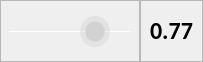
                        <widget class="QWidget" name="widget_12" native="true">
                         <property name="maximumSize">
                          <size>
                           <width>16777215</width>
                           <height>50</height>
                          </size>
                         </property>
                         <layout class="QHBoxLayout" name="horizontalLayout_19">
                          <property name="spacing">
                           <number>0</number>
                          </property>
                          <property name="leftMargin">
                           <number>0</number>
                          </property>
                          <property name="topMargin">
                           <number>0</number>
                          </property>
                          <property name="rightMargin">
                           <number>0</number>
                          </property>
                          <property name="bottomMargin">
                           <number>0</number>
                          </property>
                          <item>
                           <widget class="QFrame" name="frame_13">
                            <property name="minimumSize">
                             <size>
                              <width>140</width>
                              <height>0</height>
                             </size>
                            </property>
                            <property name="maximumSize">
                             <size>
                              <width>140</width>
                              <height>16777215</height>
                             </size>
                            </property>
                            <property name="frameShape">
                             <enum>QFrame::StyledPanel</enum>
                            </property>
                            <property name="frameShadow">
                             <enum>QFrame::Raised</enum>
                            </property>
                            <layout class="QVBoxLayout" name="verticalLayout_16">
                             <property name="spacing">
                              <number>0</number>
                             </property>
                             <property name="leftMargin">
                              <number>0</number>
                             </property>
                             <property name="topMargin">
                              <number>0</number>
                             </property>
                             <property name="rightMargin">
                              <number>0</number>
                             </property>
                             <property name="bottomMargin">
                              <number>0</number>
                             </property>
                             <item alignment="Qt::AlignHCenter">
                              <widget class="QSlider" name="cursor_mask">
                               <property name="minimumSize">
                                <size>
                                 <width>122</width>
                                 <height>60</height>
                                </size>
                               </property>
                               <property name="styleSheet">
                                <string notr="true">QSlider:horizontal {
    min-height: 60px;
}
QSlider::groove:horizontal {
    height: 1px;
    background: white; 
}
QSlider::handle:horizontal {
    width: 30px;
    margin-top: -15px;
    margin-bottom: -15px;
    border-radius: 15px;
    background: qradialgradient(spread:reflect, cx:0.5, cy:0.5, radius:0.5, fx:0.5, fy:0.5, stop:0.6 rgba(210, 210, 210, 255), stop:0.7 rgba(210, 210, 210, 100));
}
QSlider::handle:horizontal:hover {
    background: qradialgradient(spread:reflect, cx:0.5, cy:0.5, radius:0.5, fx:0.5, fy:0.5, stop:0.6 rgba(255, 255, 255, 255), stop:0.7 rgba(255, 255, 255, 100));
}</string>
                               </property>
                               <property name="maximum">
                                <number>100</number>
                               </property>
                               <property name="singleStep">
                                <number>0</number>
                               </property>
                               <property name="value">
                                <number>77</number>
                               </property>
                               <property name="orientation">
                                <enum>Qt::Horizontal</enum>
                               </property>
                              </widget>
                             </item>
                            </layout>
                           </widget>
                          </item>
                          <item>
                           <widget class="QFrame" name="frame_21">
                            <property name="frameShape">
                             <enum>QFrame::StyledPanel</enum>
                            </property>
                            <property name="frameShadow">
                             <enum>QFrame::Raised</enum>
                            </property>
                            <layout class="QGridLayout" name="gridLayout_7">
                             <item row="0" column="0" alignment="Qt::AlignHCenter">
                              <widget class="QLabel" name="cursor_mask_label">
                               <property name="font">
                                <font>
                                 <family>Calibri</family>
                                 <pointsize>18</pointsize>
                                 <weight>75</weight>
                                 <bold>true</bold>
                                </font>
                               </property>
                               <property name="styleSheet">
                                <string notr="true">color: rgb(0, 0, 0);
</string>
                               </property>
                               <property name="text">
                                <string>0.77</string>
                               </property>
                               <property name="alignment">
                                <set>Qt::AlignCenter</set>
                               </property>
                              </widget>
                             </item>
                            </layout>
                           </widget>
                          </item>
                         </layout>
                        </widget>
